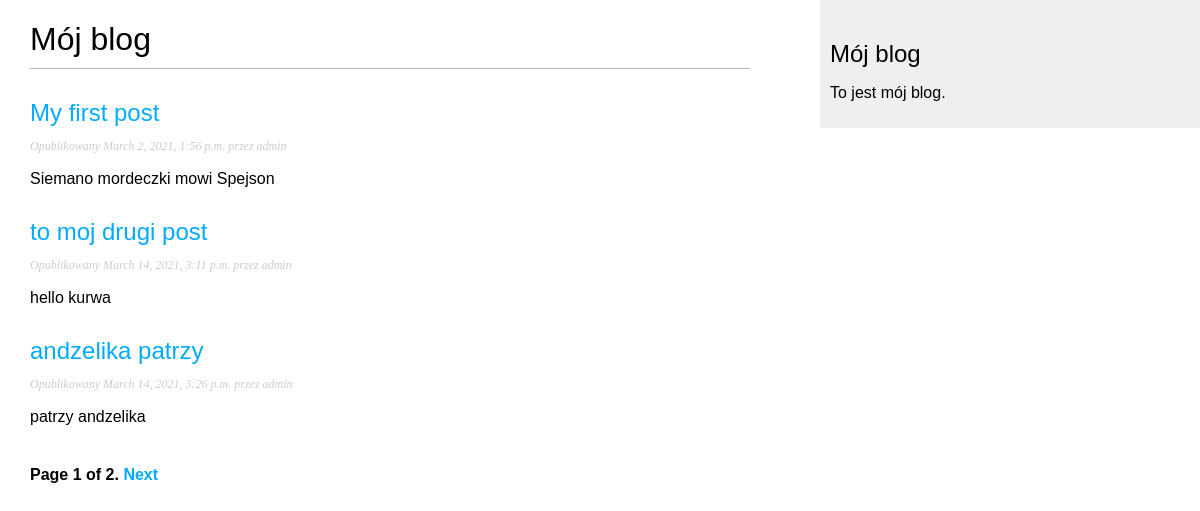
Screenshot of /blog/ with the database file from the repository.
### blog/models.py (models this page shows)
class Post(models.Model):
    STATUS_CHOICES = (
        ('draft', 'Draft'),
        ('published', 'Published'),
        )
    title = models.CharField(max_length=250)
    slug = models.SlugField(max_length=250,
                unique_for_date='publish')
    author = models.ForeignKey(User,
                    on_delete=models.CASCADE,
                        related_name='blog_posts')
    body = models.TextField()
    publish = models.DateTimeField(default=timezone.now)
    created = models.DateTimeField(auto_now_add=True)
    updated = models.DateTimeField(auto_now=True)
    status = models.CharField(max_length=10,
        choices=STATUS_CHOICES,
                    default='draft')
    objects = models.Manager()
    published = PublishedManager()
    def get_absolute_url(self):
        return reverse('blog:post_detail',
                        args=[self.publish.year,
                              self.publish.month,
                              self.publish.day,
                              self.slug])

### blog/views.py (the view)
# urls.py: path('',views.PostListView.as_view(), name='post_list'),
class PostListView(ListView):
    queryset = Post.published.all()
    context_object_name = 'posts'
    paginate_by = 3
    template_name = 'blog/post/list.html'

### blog/templates/blog/post/list.html (shortened to what this page needs)
{% extends "blog/base.html" %}
{% block content %}
<h1>Mój blog</h1>
{% for post in posts %}
<h2>
    <a href="{{ post.get_absolute_url }}">
        {{ post.title }}
    </a>
</h2>
<p class="date">
Opublikowany {{ post.publish }} przez {{ post.author }}
</p>
{{ post.body|truncatewords:30|linebreaks }}
{% endfor %}
{% include "blog/pagination.html" with page=page_obj %}
{% endblock %}

### blog/static/css/blog.css (style rules this page uses)
body { margin:0; padding:0; font-family:helvetica, sans-serif; }
a { color:#00abff; text-decoration:none; }
h1 { font-weight:normal; border-bottom:1px solid #bbb; padding:0 0 10px 0; }
h2 { font-weight:normal; margin:30px 0 0; }
p.date { color:#ccc; font-family: georgia, serif; font-size: 12px; font-style: italic; }

### rows the page displays
Post: title "My first post", publish "March 2, 2021, 1:56 p.m.", author "admin", body "Siemano mordeczki mowi Spejson"
Post: title "to moj drugi post", publish "March 14, 2021, 3:11 p.m.", author "admin", body "hello kurwa"
Post: title "andzelika patrzy", publish "March 14, 2021, 3:26 p.m.", author "admin", body "patrzy andzelika"

### other values shown
{{ page.number }} "1"
{{ page.paginator.num_pages }} "2"
